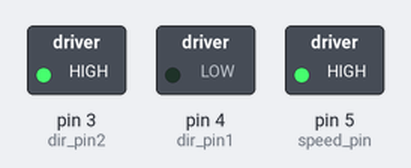
The sketch below on a simulated Arduino Uno, built with avr-gcc and run on an emulated ATmega328P. Shown: switched loads named in the sketch (green lamp = pin HIGH).

Above: at 0.1 s.
At 101.1 s:
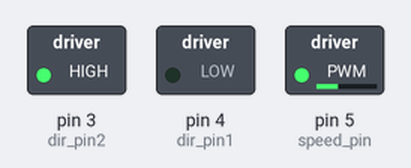
Timing chart, 0 to 102.6 s (numbered marks = the images above):
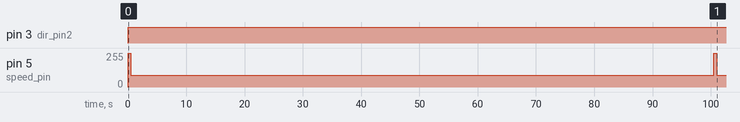

Measured:
- by itself, pin 3 (dir_pin2): LOW → HIGH at 0.00 s
- by itself, pin 5 (speed_pin): alternates 255/255 for 0.50 s and 90/255 for 100 s

The sketch:

Tutorial_37_2_Controlling_DC_Motor_Speed.ino
```cpp
// controlling DC Motor_Speed

// note: run one motor
int speed_pin = 5;
int dir_pin1 = 4;
int dir_pin2 = 3;
int motor_speed = 90 ; // 0 -> stop, 255 -> max speed

void setup() {
  // put your setup code here, to run once:
  pinMode(speed_pin, OUTPUT);
  pinMode(dir_pin1, OUTPUT);
  pinMode(dir_pin2, OUTPUT);
  Serial.begin(9600);

}

void loop() {
  // put your main code here, to run repeatedly:

  // set direction
  digitalWrite(dir_pin1, LOW);
  digitalWrite(dir_pin2, HIGH);

  //kickstart
  analogWrite(speed_pin, 255);
  delay(500);

  // turn on the DC Motor, set a speed
  analogWrite(speed_pin, motor_speed);
  delay(100000);

}
```
